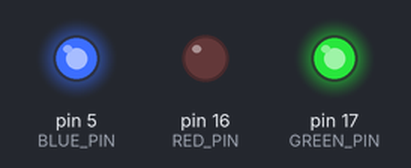
The sketch below on a simulated Arduino Uno, built with avr-gcc and run on an emulated ATmega328P. Shown: output pins drawn as LEDs (lit = HIGH).

Above: at 0.2 s.
At 0.7 s:
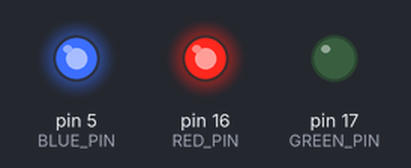
At 2.7 s:
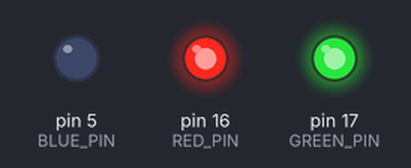
Timing chart, 0 to 3.5 s (numbered marks = the images above):
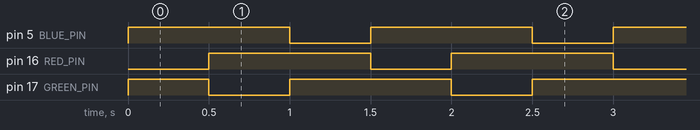

Measured:
- by itself, pin 5 (BLUE_PIN), pin 16 (RED_PIN), pin 17 (GREEN_PIN): alternates HIGH for 1.0 s and LOW for 0.50 s
- by itself, everything shown: repeats every 1.5 s, in 4 steps

The sketch:

First_program.ino
```cpp
const int RED_PIN = 16;
const int GREEN_PIN = 17;
const int BLUE_PIN = 5;


void setup() {
  pinMode(RED_PIN, OUTPUT);
  pinMode(GREEN_PIN, OUTPUT);
  pinMode(BLUE_PIN, OUTPUT);
  digitalWrite(RED_PIN, HIGH);
  digitalWrite(GREEN_PIN, HIGH);
  digitalWrite(BLUE_PIN, HIGH);
}


void loop() {
  digitalWrite(RED_PIN, LOW);
  delay(500);
  digitalWrite(RED_PIN, HIGH);
  digitalWrite(GREEN_PIN, LOW);
  delay(500);
  digitalWrite(GREEN_PIN, HIGH);
  digitalWrite(BLUE_PIN, LOW);
  delay(500);
  digitalWrite(BLUE_PIN, HIGH);
}
```
